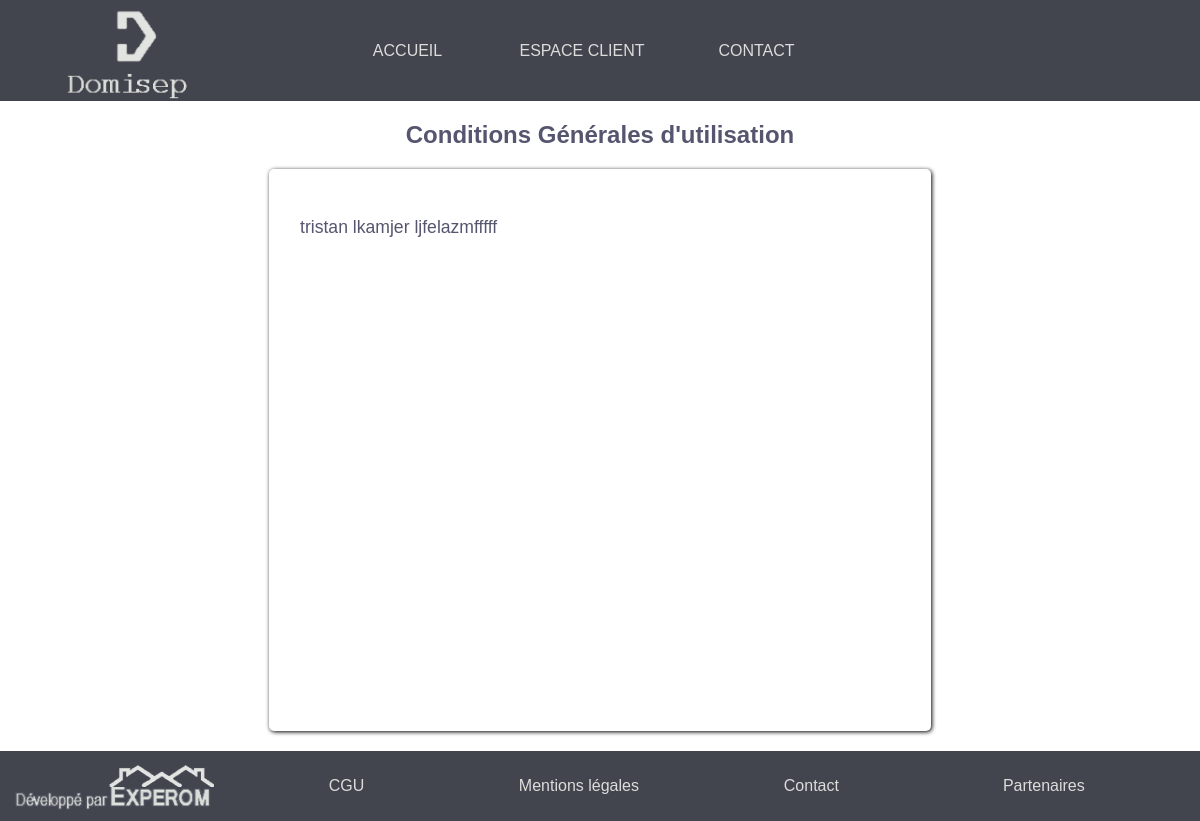
Before: /cgu with the older database file.
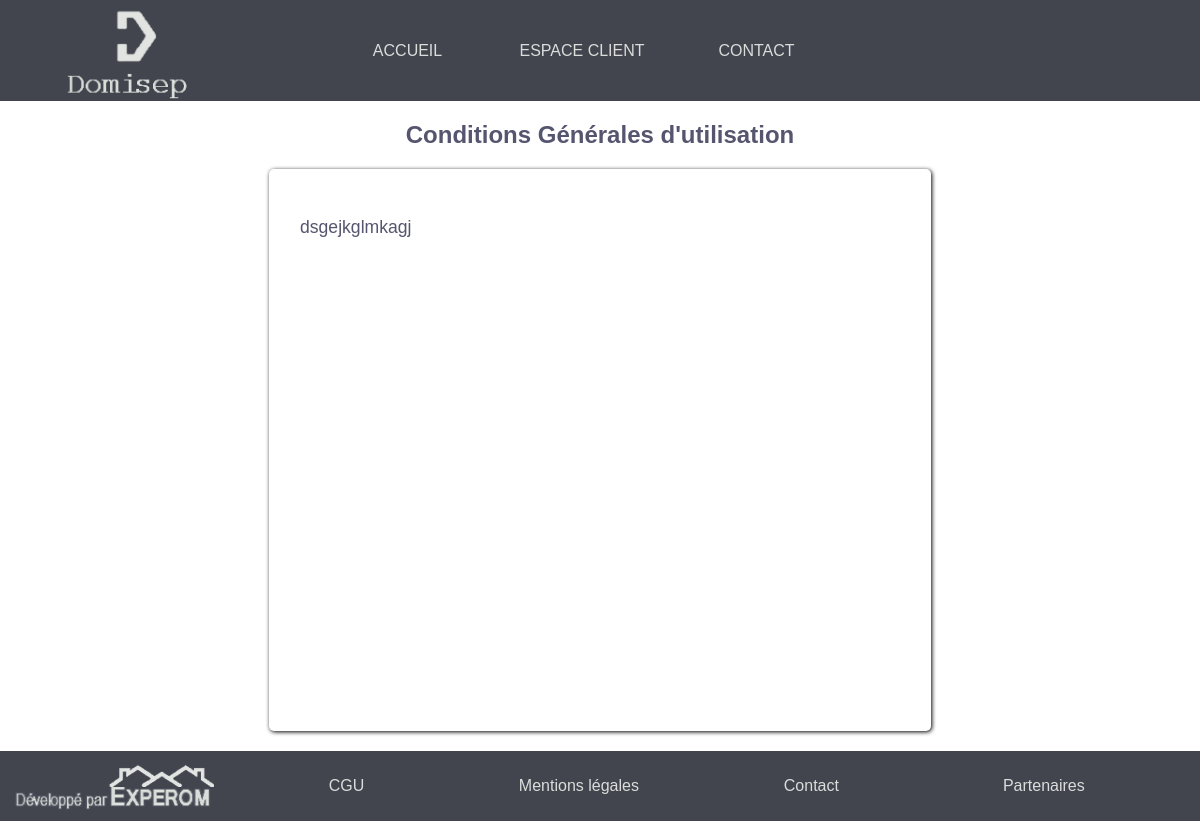
After: the same page with the newer database file.
### tables this page shows
CREATE TABLE `cgu` (
  `ID` int(11) NOT NULL,
  `text` text NOT NULL,
  `last_update` date NOT NULL,
  `last_admin` varchar(255) NOT NULL
);

### controller/cgu.php (called while the page is built)
<?php
$tableau = array('typeDeRequete'=>'select', 'table'=>'cgu','param'=>array('ID'=>1));
$dataCGU = requeteDansTable($db,$tableau);
$textCGU = "";
if ($dataCGU != array()) {
    $textCGU = $dataCGU[0]['text'];
}
include('vue/cgu.php');
?>

### modele/general.php (called while the page is built, shortened)
<?php
function securite($tableau)
{
    $tableauEntitiesAndCrypt = array();
    foreach ($tableau['param'] as $key => $value) {
        if ($key == 'mdp') {
            $tableauEntitiesAndCrypt[$key] = 'cocos_'.md5($value);
        } else {
            $tableauEntitiesAndCrypt[$key] = htmlentities($value);
        }
    }
    unset($tableau['param']);
    $tableau['param'] = $tableauEntitiesAndCrypt;
    return $tableau;
}
function requeteDansTable($db,$tableau){
    $tableau = securite($tableau);
    if ($tableau['typeDeRequete'] == "select") {
        $tableau = implodeChampsValues($tableau);
        $query = 'SELECT * FROM '.$tableau['table'].' WHERE '.$tableau['champsValues'];
    }
    $param = $tableau['param'];
    $requete = $db->prepare($query);
    $requete->execute($param);
    $tableauDonnees = array();
    if ($tableau['typeDeRequete'] == "select") {
        while ($donnees = $requete -> fetch()) {
            $tableauDonnees[] = $donnees;
        }
        return $tableauDonnees;
    }
}
function implodeChampsValues($tableau)
{
    if ($tableau['typeDeRequete'] == 'insert') {
        $tableauChamps = array();
        $tableauValues = array();
        foreach ($tableau["param"] as $key => $values) {
            if ($key == 'dateInscription') {
                $tableauValues[] = 'NOW()';
            } else {
                $tableauValues[] = ':' . $key;
            }
        }
        $tableauValues = implode(', ', $tableauValues);
        foreach ($tableau["param"] as $key => $values) {
            $tableauChamps[] = $key;
        }
        $tableauChamps = implode(', ', $tableauChamps);
        $tableau['champs'] = $tableauChamps;
        $tableau['values'] = $tableauValues;
        unset($tableau['param']['dateInscription']);
        return $tableau;
    }
    else if ($tableau['typeDeRequete'] == 'select' or $tableau['typeDeRequete'] == 'delete') {
        $tableauChampsValues = array();
        foreach ($tableau['param'] as $key => $value) {
            $tableauChampsValues[] = $key . '=:' . $key;
        }
        $tableauChampsValues = implode(' AND ',$tableauChampsValues);
        $tableau['champsValues']  = $tableauChampsValues;
        return $tableau;
    }
}
?>

### vue/cgu.php (the view, shortened to what this page needs)
<?php
if (isset($_SESSION['role'])) {
    if ($_SESSION['role'] != 'admin') {
        include("vue/header.php");
        include("vue/footer.php");
    } else {
        include("vue/back-office/header.php");
        include("vue/back-office/footer.php");
    }
}
else {
    include("vue/header.php");
    include("vue/footer.php");
}
?>
    <section id="cgu-foot-section">
        <h1>Conditions Générales d'utilisation</h1>
        <div id="cgu-foot">
            <p><?php if ($textCGU != "") { echo $textCGU; } else { echo "Les CGU doivent être mise à jour"; } ?></p>
        </div>
    </section>
<?php
$section = ob_get_clean();
include('gabarit.php');

### vue/header.php (shortened to what this page needs)
<header>
    <a href="/accueil"  class="inline logo" ><img src="/vue/style/images/logo-header.png" alt="logo_domisep" class="logo"></a></a>
    <nav class="inline">
        <ul id="menuAccueil">
            <li class="nonderoulant"><a href="/accueil">accueil</a></li>
            <li class="deroulant"><a href='/espace-client'>espace client</a>
            </li>
            <li class="nonderoulant"><a href="/contact">Contact</a></li>
        </ul>
    </nav>
</header>
<?php
$header = ob_get_clean();

### vue/footer.php (shortened to what this page needs)
<footer>
    <ul id="footer">
        <li><a href="/admin" id="redirAdmin"><img src="/vue/style/images/logo-footer.png" alt="logoExperom" class="logoExperom"></a></li>
        <li><a href="/cgu">CGU</a></li>
        <li><a href="/mention-legal">Mentions légales</a></li>
        <li><a href="/contact">Contact</a></li>
        <li><a href="/controller/http-request.php">Partenaires</a></li>
    </ul>
</footer>
<?php
$footer = ob_get_clean();

### index.php (shortened to what this page needs)
<?php
include("modele/connexionDB.php");
include("modele/general.php");
if (!isset($_GET["cible"])) {
    include("vue/accueil/accueil.php");
}
else if ($_GET['cible'] == 'admin') {
    include('controller/back-office/index.php');
}
else if ($_GET['cible'] == 'mention-legal') {
    include('vue/mention-legal.php');
}
else if ($_GET['cible'] == 'cgu') {
    include('controller/cgu.php');
}
?>

### gabarit.php (shortened to what this page needs)
<!DOCTYPE html>
<html>
<head>
    <link rel="stylesheet" type="text/css" href="/vue/style/style.css" />
    <link rel="stylesheet" type="text/css" href="/vue/style/font_general/flaticon.css">
</head>
<body>
<div id="page">
    <?php echo($header);?>
    <?php echo($section);?>
    <?php echo($footer);?>
</div>
</body>
</html>

### vue/style/style.css (style rules this page uses)
html { height:100%; margin:0; }
body { font-family:Verdana,Arial,sans-serif; padding:0; margin:0; background: #FFFFFF ; height:100%; }
div#page { display: table; height:100%; width:100%; }
section, header, footer { display: table-row; }
a { text-decoration: none; color:#DBDDDB; }
footer { height :70px; width:100%; background: #42444E; color: #DBDDDB; vertical-align: middle; }
ul#footer { line-height: 50px; height:70px; width:100%; vertical-align: middle; display: inline-block; padding:0; margin:0; }
#footer li { display:inline-block; padding:0; margin:0; text-align: center; width:19%; line-height:70px; height:70px; vertical-align: middle; }
#footer li img { width:200px; vertical-align: middle; height:50px; }
#footer a#redirAdmin { display: inline-block; width: 200px; height: 50px; }
#footer a { margin:0; padding:0; line-height:50px; height:50px; }
header { height:100px; background: #42444E; color : #DBDDDB; text-transform: uppercase; padding: 0; margin:0; }
header > .inline { text-align: center; display:inline-block; }
header a.logo { width:24%; color:#DBDDDB; line-height: 100px; height: 100px; vertical-align: middle; padding:0; margin:0; text-align: left; }
header a.logo img { height:100px; padding-left:50px; }
section { text-align: center; color: rgb(85,85,111); }
nav.inline { width:49%; height:100px; line-height:70px ; padding:0; margin: 0 0 0 0; }
nav.inline ul#menuAccueil { list-style: none; vertical-align: middle; height:100px; line-height: 100px; margin:0 auto 0 auto; padding:0; }
nav.inline ul li { padding:0; margin:0; }
li.deroulant { position: relative; }
.inline ul li { display: inline-block; padding:0px; width:170px; line-height: 40px; height:40px; vertical-align: middle; }
nav.inline li a { display: inline-block; padding:0; margin:0; width:100%; height:100%; }
section#cgu-foot-section { display: table-cell; vertical-align: middle; }
section#cgu-foot-section div#cgu-foot { width: 50%; min-height:500px; display: block; margin:0 auto 20px auto; border: solid transparent 1px; box-shadow: 1px 1px 4px black; border-radius: 5px; text-align: left; padding:30px; font-size: 1.1em; }

Changed rows visible on the page:
changed cgu: text "tristan lkamjer ljfelazmfffff" → "dsgejkglmkagj"
